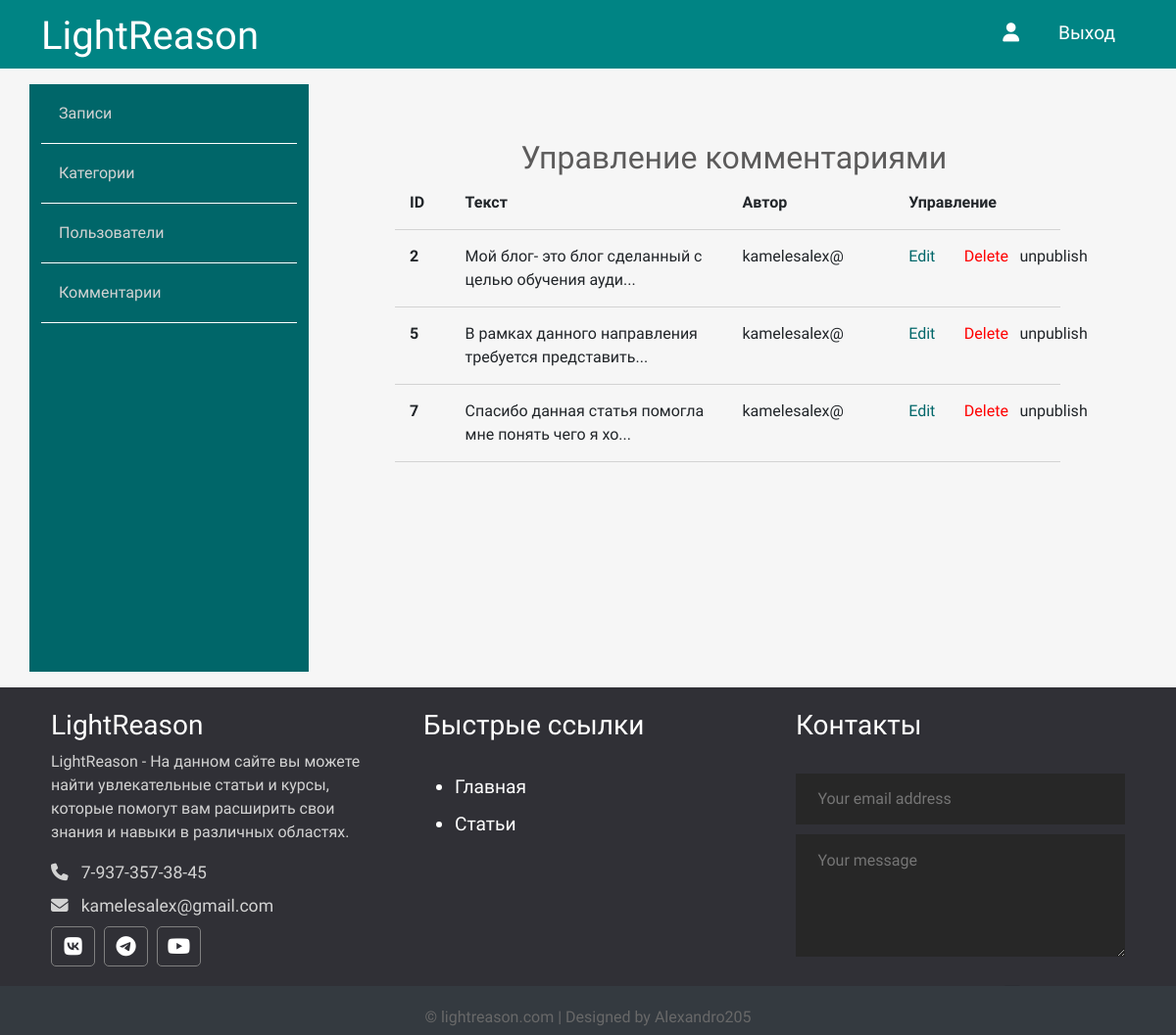
The app's page /admin/comments/index.php with its own data.
### tables this page shows
CREATE TABLE `comments` (
  `id` int NOT NULL,
  `status` tinyint DEFAULT '0',
  `page` int NOT NULL,
  `email` varchar(255) NOT NULL,
  `comment` text NOT NULL,
  `created_data` datetime NOT NULL DEFAULT CURRENT_TIMESTAMP
);

### app/database/db.php (called while the page is built, shortened)
<?php
require('connect.php');
function dbCheckError($query) {
    $errInfo = $query->errorInfo();
    return true;
}
function selectAll($table, $params = []){
   global $pdo;
    $sql = "SELECT * FROM $table";
   if (!empty($params)) {
       $i = 0;
       foreach ($params as $key => $value) {
           if (!is_numeric($value)) {
               $value = "'" . $value . "'";
           }
           if ($i === 0) {
               $sql = $sql . " WHERE $key = $value";
           }else {
               $sql = $sql . " AND $key = $value";
           }
           $i++;
       }
   }
    $query = $pdo->prepare($sql);
    $query->execute();
   return $query->fetchAll();
}

### app/controllers/commentaries.php (called while the page is built, shortened)
<?php
include_once SITE_ROOT . "/app/database/db.php";
$commentsForAdm = selectAll('comments');

### admin/comments/index.php (the view, shortened to what this page needs)
<?php
include "../../app/controllers/commentaries.php";
?>
<!doctype html>
<html lang="en">
<head>
    <link href="https://cdn.jsdelivr.net/npm/bootstrap@5.3.3/dist/css/bootstrap.min.css" rel="stylesheet">
    <link rel="stylesheet" href="../../assets/css/admin.css">
</head>
<body>
<?php include("../../app/include/header-admin.php"); ?>
<div class="container">
    <?php include("../../app/include/sidebar-admin.php"); ?>
    <div class="posts col-9">
        <div class="row title-table">
            <h2>Управление комментариями</h2>
            <div class=" col-1">ID</div>
            <div class=" col-5">Текст</div>
            <div class=" col-3  ">Автор</div>
            <div class="col-3">Управление</div>
        </div>
        <?php foreach ($commentsForAdm as $key => $comment): ?>
            <div class="row post">
                <div class="id col-1"><?= $comment['id']; ?></div>
                <div class="title col-5"><?= mb_substr($comment['comment'], 0, 50, 'UTF-8') . '...' ;?></div>
                <?php
                    $user = $comment['email'];
                    $user = explode('@', $user);
                    $user = $user[0];
                ?>
                <div class="author col-3"><?= $user . '@'; ?></div>
                <div class="red col-1"><a href="edit.php?id=<?= $comment['id'] ;?>">Edit</a></div>
                <div class="del col-1"><a href="edit.php?delete_id=<?= $comment['id'] ;?>">Delete</a></div>
                <?php if ($comment['status']): ?>
                    <div class="status col-1"><a href="edit.php?publish=0&pub_id=<?= $comment['id'] ;?>">unpublish</a></div>
                <?php else: ?>
                    <div class="status col-1"><a href="edit.php?publish=1&pub_id=<?= $comment['id'] ;?>">publish</a></div>
                <?php endif; ?>
            </div>
        <?php endforeach; ?>
    </div>
</div>
</div>
<?php include("../../app/include/footer.php"); ?>
</body>
</html>

### assets/css/admin.css (style rules this page uses)
* { font-family: 'Comfortaa', cursive; }
html, h1, h2, h3, h4, h5, h6 { color: #5c5b5b; }
body { background: #f6f6f6; }
a { text-decoration: none; color: inherit; }
.posts { height: 100%; padding: 40px 100px 100px; }
.posts h2 { text-align: center; margin: 2rem 0 0 0.4rem; }
.posts .title-table div { padding: 15px; text-align: left; border-bottom: 1px solid #d3d3d3; font-weight: 700; }
.posts .post div { padding: 15px; text-align: left; border-bottom: 1px solid #d3d3d3; }
.posts .post .red { color: #006669; }
.posts .post .del { color: red; }
.posts .post .id { font-weight: bold; }

### records on screen
comments: id "2", comment "Мой блог- это блог сделанный с целью обучения ауди", email "kamelesalex"
comments: id "5", comment "В рамках данного направления требуется представить", email "kamelesalex"
comments: id "7", comment "Спасибо данная статья помогла мне понять чего я хо", email "kamelesalex"
